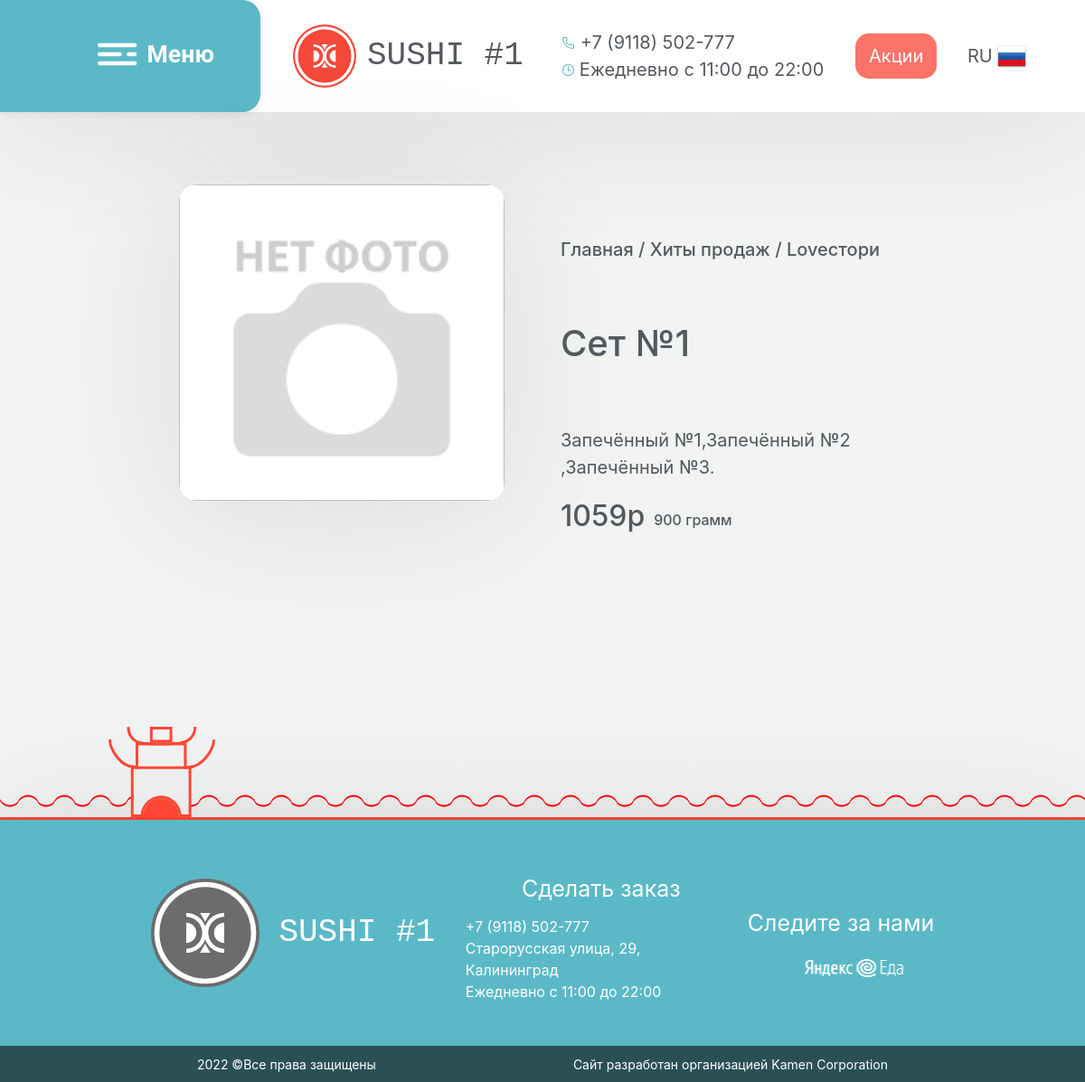
Before: /meal/53 with the older database file.
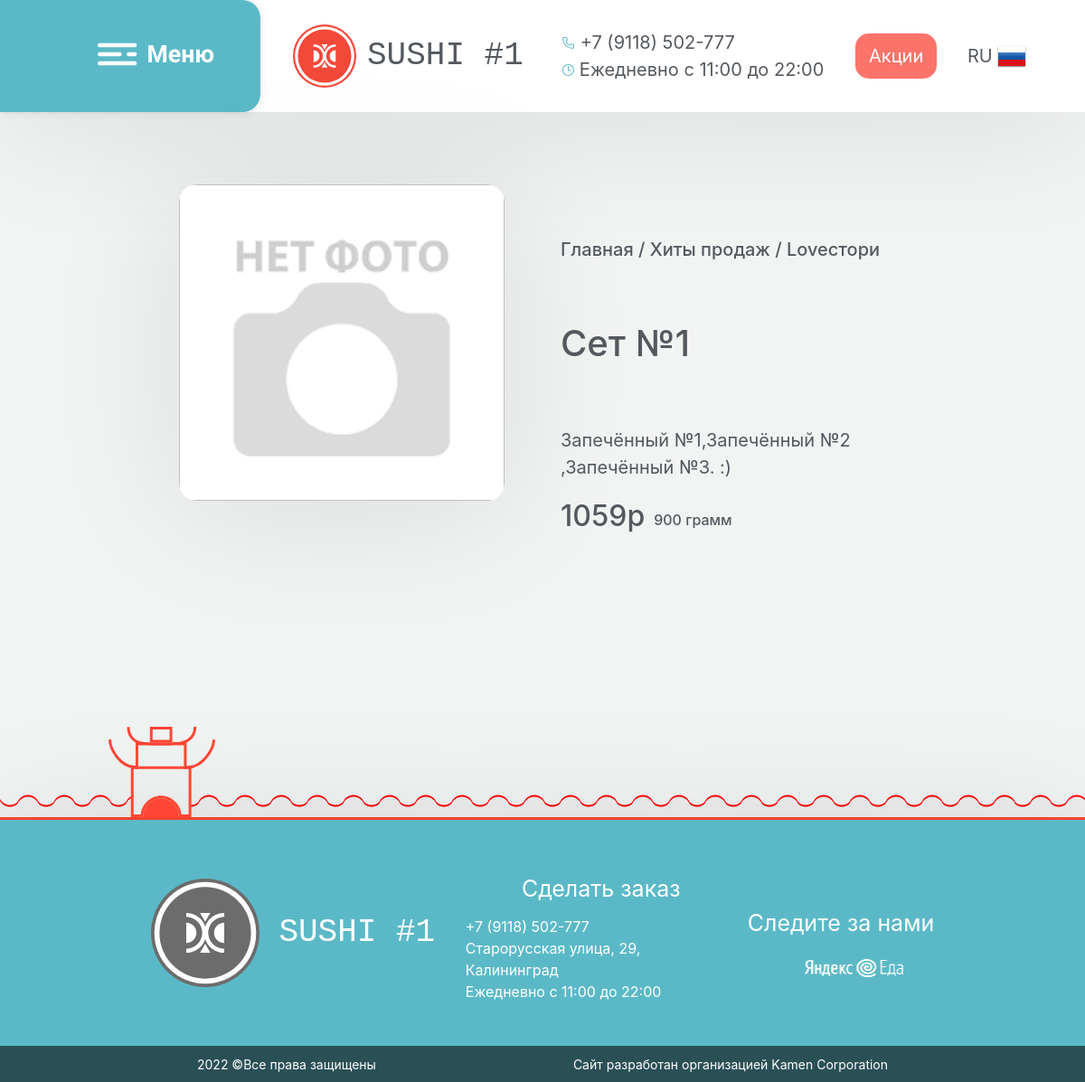
After: the same page with the newer database file.
### main/models.py (models this page shows)
class Food(models.Model):
    name = models.CharField(max_length=50, default="None")
    price = models.CharField(max_length=10, default="None")
    weight = models.CharField(max_length=10, default="None")
    description = models.TextField(default="None")
    filename = models.ImageField(default="-1.png")

### main/views.py (the view)
# urls.py: path('meal/<int:food_id>', views.show_meal),
def show_meal(request, food_id):
    if request.method == 'GET':
        try:
            food = Food.objects.get(id=food_id)
            data = {'food': food}
            return render(request, "main/meal.html", data)
        except Exception as e:
            print(str(e))
            print(traceback.format_exc())
            return HttpResponseNotFound('<h1>An error has occurred</h1>')

### main/templates/main/meal.html (shortened to what this page needs)
{% extends 'main/base.html' %}
{% block body %}
<main>
<div class="food-window">
    <div id="my-gallery" class="main-frame for-food-image vanilla-zoom" style="align-items: center; display: flex; flex-direction: column; justify-content: flex-start;">
        <img class="food-image zoomed-image">
    </div>
    <div class="main-frame description-frame">
        <span style="margin-top: 3em;"> <h5>Главная / Хиты продаж / Loveстори</h5> </span>
        <span style="margin-top: 3em;"> <h1> {{ food.name }} </h1> </span>
        <span style="margin-top: 3em;"> {{ food.description }} </span>
        <div style="margin-top: 1em; margin-left: 0em; display: flex; flex-direction: raw;">
            <span style="margin-right: 10px "> <h2> {{ food.price }}р </h2> </span>
            <span style="display: flex; align-items: flex-end; margin-bottom: 5px;"> <h6 >{{ food.weight }} грамм </h6> </span>
        </div>
    </div>
</div>
</main>
<link rel="stylesheet" href="/static/css/vanilla-zoom.css">
{% endblock %}

### main/templates/main/base.html (shortened to what this page needs)
<!DOCTYPE html>
<html lang="ru">
<head>
	<link rel="stylesheet" href="https://maxcdn.bootstrapcdn.com/bootstrap/4.0.0/css/bootstrap.min.css">
    <link rel="stylesheet" href="/static/css/style.css">
    <link rel="stylesheet" href="/static/css/adaptive.css">
	<link rel="stylesheet" id="elementor-icons-shared-0-css" href="https://gotakimi.ru/wp-content/plugins/elementor/assets/lib/font-awesome/css/fontawesome.min.css?ver=5.15.1" type="text/css" media="all">
	<link rel="stylesheet" href="/static/css/vanilla-zoom.min.css">
</head>
<body>
<div class="default-header">
	<header>
		<div class="menu-button" onClick="document.location='/'" style="display: flex;">
            <img style="" width="130em" height="120em" src="/static/media/logo/menu.svg" alt="">
        </div>
		<div onClick="document.location='/'" style="display: flex; align-items: center; cursor: pointer;">
            <img style="margin-left: 3vw;" width="70px" height="70px" src="/static/media/logo/logo.svg" alt="">
        </div>
		<div onClick="document.location='/'" class="header-object def-header-object-label" style="cursor: pointer; font-family: 'Courier New'; font-size: calc(3vw * 1); width: 16vw; line-height: 30px">
			SUSHI #1
		</div>
		<div class="header-object" style="margin-left: 1vw; width: 300px; ">
			<div class="header-object-vertical" style="">
				<span>
					+7 (9118) 502-777
				</span>
				<span style="">
					Ежедневно с 11:00 до 22:00
				</span>
			</div>
		</div>
		<div class="header-object header-object-default-sales" style="display: flex; cursor: pointer;" onClick="document.location='/sales'">
            <div style="color: #fff; background-color: #fc736a; border-radius: 15px; padding: 10px 15px;">Акции</div>
        </div>
		<div class="header-object header-object-default-lang" style="display: flex; width: 60px; align-items: center; cursor: pointer; justify-content: space-evenly;">RU
            <img src="/static/media/logo/ru.png" style="padding-left: 5px;" alt="">
        </div>
	</header>
</div>
    {% block body %} {% endblock %}
<footer style="margin-top: 3em; ">
	<div>
		<div class="wave" style="z-index: -1; position: absolute; margin-top: 50px; height: 50px; width: 100%;"><div class="subwave"></div></div>
		<div style="margin-left: 10%;">
			<img src="/static/media/logo/house1.svg" alt="" height="100px" >
		</div>
	</div>
	<div style="width: 100%; border-top: 3px solid #ff4432;"></div>
	<div class="default-header" style="font-size: 16px;">
		<header style="margin: 0; height: 250px; width: 100%; justify-content: center; background-color: #5bb9c7; color: #fff">
			<div style="display: flex; flex-direction: row; justify-content: center; align-items: center;">
				<div style="display: flex; align-items: center; cursor: pointer;">
					<img onClick="document.location='/'" class="main-logo" style="width: 10vw; height: 10vw" src="/static/media/logo/logo.svg" alt="">
				</div>
				<div onClick="document.location='/'" class="header-object def-header-object-label" style="display: flex; justify-content: center; cursor: pointer; font-family: 'Courier New'; font-size: calc(3vw * 1); width: 16vw; line-height: 30px">
					SUSHI #1
				</div>
			</div>
			<div class="header-object" style="margin-left: 1vw; width: 300px; ">
				<div style="margin: 10px 0; font-size: 25px; font-weight: semi-bold; align-items: center; display: flex; justify-content: center;">Сделать заказ</div>
				<div class="header-object-vertical" style="align-items: flex-start;">
					<div style="display: flex; flex-direction: column; justify-content: flex-start; align-items: flex-start;">
						<span>
							+7 (9118) 502-777
						</span>
						<div style="display: flex; flex-direction: column; justify-content: flex-start;">
							<span>Старорусская улица, 29, Калининград</span>
						</div>
						<span style="">
							Ежедневно с 11:00 до 22:00
						</span>
					</div>
				</div>
			</div>
			<div>
				<div style="margin: 20px 0; font-size: 25px; font-weight: semi-bold; align-items: center; display: flex; justify-content: center;">Следите за нами</div>
				<div style="display: flex; justify-content: center; align-items: center;">
					<img class="brand" onClick="window.open('https://eda.yandex.ru/restaurant/sushi__1', '_blank');" style="cursor: pointer; filter: invert(1); width: 110px; height: 20px;" src="/static/media/logo/yandex-eda2.png" alt="">
				</div>
			</div>
		</header>
	</div>
	<div class="corp" style="background-color: #2a5055; height: 40px; width: 100%; display: flex; align-items: center; justify-content: space-evenly; color: #fff; font-size: 14px;">
		<div style="overflow: hidden;">2022 ©Все права защищены</div>
		<div style="overflow: hidden;">Сайт разработан организацией Kamen Corporation</div>
	</div>
</footer>
</body>
</html>

### main/static/css/style.css (style rules this page uses)
html { height: 100%; width: 100%; }
body { background-color: #f2f3f3; color: #54595F; margin: 0; padding: 0; width: 100%; height: 100%; font-size: 20px !important; }
header { background-color: #ffffff; width: 100%; box-shadow: 0 10px 150px rgba(0,0,0,0.1); height: 6.2em; margin-bottom: 2em; align-items: center; display: flex !important; justify-content: flex-start; }
.header-object { width: 100px; padding: 0em 0em; margin: 0em 1vw; }
.header-object-vertical { display: flex; flex-direction: column; width: 300px; padding-left: 0; margin-left: 0em; margin-right: 5em; }
main { width: 65%; margin-left: auto; margin-right: auto; }
.menu-button { cursor: pointer; background-color: #5bb9c7; width: 24vw; height: 6.2em; padding-right: 50px; border-top-right-radius: 20px; border-bottom-right-radius: 20px; box-shadow: 0 0px 10px rgba(0,0,0,0.1); display: flex; justify-content: flex-end; }
.wave,.subwave { height: 50px; position: relative; }
.wave:before { content: ""; position: absolute; left: 0; bottom: 0; right: 0; background-repeat: repeat; height: 20px; background-size: 40px 20px; background-image: radial-gradient(circle at 11px -6px, transparent 12px, red 13px); }
.wave:after { background-color: #red; content: ""; position: absolute; background-repeat: repeat; height: 10px; background-size: 40px 10px; background-image: radial-gradient(circle at 25px 13px, red 12px, transparent 13px); right: 0; left: 6px; bottom: 15px; }
.subwave { height: 50px; position: relative; z-index: 2; }
.subwave:before { content: ""; position: absolute; left: 0; bottom: -2px; right: 0; background-repeat: repeat; height: 20px; background-size: 40px 20px; background-image: radial-gradient(circle at 11px -6px, transparent 12px, #eee 13px); }
.subwave:after { content: ""; position: absolute; background-repeat: repeat; height: 10px; background-size: 40px 10px; background-image: radial-gradient(circle at 25px 13px, #eee 12px, transparent 13px); right: 0; left: 6px; bottom: 13px; }
.brand { cursor: pointer; transition: 0.3s; }
.main-logo { cursor: pointer; transition: 0.3s; filter: saturate(0); }

### main/static/css/vanilla-zoom.css (style rules this page uses)
.vanilla-zoom { width: 100%; display: flex; }
.vanilla-zoom .zoomed-image { flex: 1; background-repeat: no-repeat; background-position: center; background-size: cover; margin-left: 5px; }

### main/templates/main/meal.html (style rules this page uses)
main { width: 75%; }
.food-window { margin: 0 0em; display: flex; flex-direction: raw; align-items: center; justify-content: space-around; }
.main-frame { width: 32em; height: 500px; margin: 2em 1em;  }
.food-image { width: 30vw; height: 30vw; border-radius: 20px; background-size: contain; background-repeat: no-repeat; box-shadow: 0 10px 150px rgba(0,0,0,0.1); }
.description-frame { display: flex; flex-direction: column; }

Changed rows visible on the page:
changed Food "Сет №1": description "Запечённый №1,Запечённый №2 ,Запечённый №3." → "Запечённый №1,Запечённый №2 ,Запечённый №3. :)"
